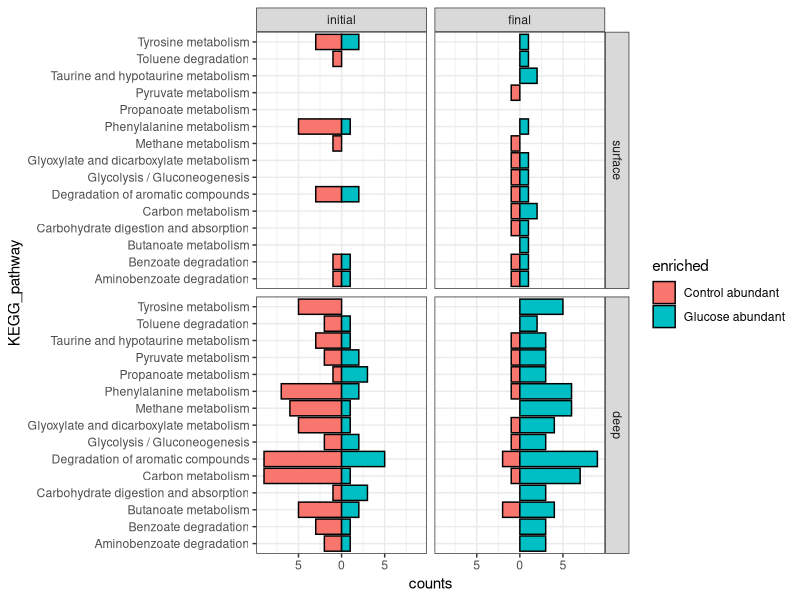
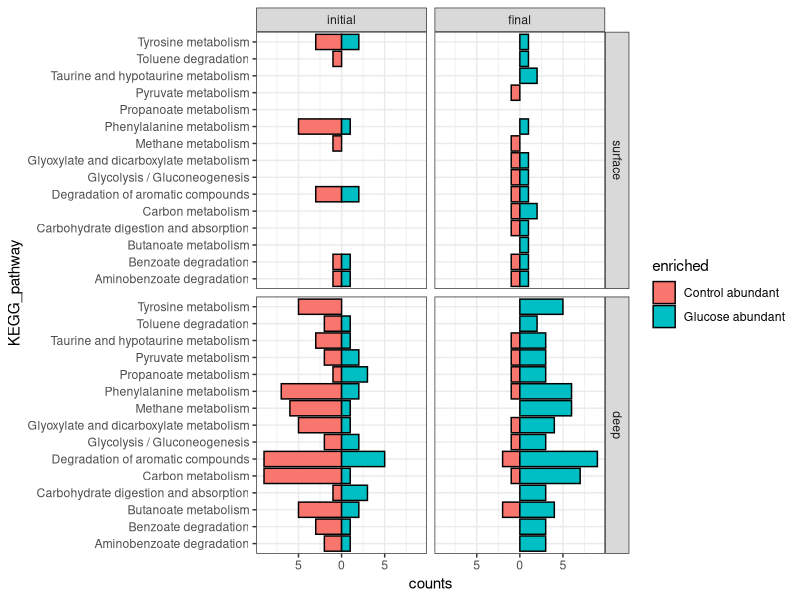

These charts were generated, in order, by the following R code:
# Libraries ----

library(tidyverse)

# Load data ----

da_metabolites <- read_csv('Pathways/differential_temporal_mets.csv') %>% 
  mutate(enriched = ifelse(Log2FC > 0, 'Glucose abundant', 'Control abundant'))

da_sorted <- da_metabolites %>% 
  mutate(location = gsub(".*_","",comparison))

surface_paths_initial <- read_csv('Pathways/surface_kegg_initial.csv') %>% 
  mutate(KEGG_id = str_remove(KEGG_id, 'cpd:')) %>% 
  select(query, KEGG_id, KEGG_pathway) %>% 
  drop_na(KEGG_pathway) %>%
  separate_rows(KEGG_pathway, sep = ';') %>% 
  mutate(group = 'surface_initial')

surface_paths_final <- read_csv('Pathways/surface_kegg_final.csv') %>% 
  mutate(KEGG_id = str_remove(KEGG_id, 'cpd:')) %>% 
  select(query, KEGG_id, KEGG_pathway) %>% 
  drop_na(KEGG_pathway) %>%
  separate_rows(KEGG_pathway, sep = ';') %>% 
  mutate(group = 'surface_final')

deep_paths_initial <- read_csv('Pathways/deep_kegg_initial.csv') %>% 
  mutate(KEGG_id = str_remove(KEGG_id, 'cpd:')) %>% 
  select(query, KEGG_id, KEGG_pathway) %>% 
  drop_na(KEGG_pathway) %>%
  separate_rows(KEGG_pathway, sep = ';') %>% 
  mutate(group = 'deep_initial')

deep_paths_final <- read_csv('Pathways/deep_kegg_final.csv') %>% 
  mutate(KEGG_id = str_remove(KEGG_id, 'cpd:')) %>% 
  select(query, KEGG_id, KEGG_pathway) %>% 
  drop_na(KEGG_pathway) %>%
  separate_rows(KEGG_pathway, sep = ';') %>% 
  mutate(group = 'deep_final')


# Process data ----

da_initial_surface <- da_sorted %>% 
  filter(location == 'surface',
         time == 'initial') %>% 
  left_join(surface_paths_initial, by = c('FeatureID' = 'query')) %>% 
  drop_na(KEGG_pathway) %>%  
  group_by(time,location, enriched) %>% 
  count(KEGG_pathway)


da_final_surface <- da_sorted %>% 
  filter(location == 'surface',
         time == 'final') %>% 
  left_join(surface_paths_final, by = c('FeatureID' = 'query')) %>% 
  drop_na(KEGG_pathway) %>%  
  group_by(time,location, enriched)%>% 
  count(KEGG_pathway)

da_initial_deep <- da_sorted %>% 
  filter(location == 'deep',
         time == 'initial') %>% 
  left_join(deep_paths_initial, by = c('FeatureID' = 'query')) %>% 
  drop_na(KEGG_pathway) %>%  
  group_by(time,location, enriched) %>% 
  count(KEGG_pathway)

da_final_deep <- da_sorted %>% 
  filter(location == 'deep',
         time == 'final') %>% 
  left_join(deep_paths_final, by = c('FeatureID' = 'query')) %>% 
  drop_na(KEGG_pathway) %>%  
  group_by(time,location, enriched)%>% 
  count(KEGG_pathway)


pathway_counts <- rbind(da_initial_surface,
                        da_final_surface,
                        da_initial_deep,
                        da_final_deep) %>% 
  group_by(KEGG_pathway, location, enriched, time) %>% 
  summarise(n = sum(n)) %>% 
  unite(treatment_enrich, location, enriched,  time, sep = '_') %>% 
  pivot_wider(names_from = 'treatment_enrich', values_from = 'n', values_fill = 0)

write_csv(pathway_counts, 'Pathways/all_pathways_compared.csv')

selected_pathways <- read_csv('Pathways/all_pathways_compared_filtered.csv')

selected_pathways_plots <- selected_pathways %>%
  ungroup() %>% 
  pull(KEGG_pathway)


da_pathways_plot <- rbind(da_initial_surface,
                          da_final_surface,
                          da_initial_deep,
                          da_final_deep) %>%
  #separate(comparison, into = c('dataset', 'treatment'), sep = '_') %>% 
  filter(KEGG_pathway %in% selected_pathways_plots) %>% 
  group_by(KEGG_pathway, time, location, enriched) %>% 
  summarise(n = sum(n)) %>% 
  mutate(counts = ifelse(enriched == 'Control abundant', -n, n),
         time = factor(time, levels = c('initial', 'final')),
         location = factor(location, levels = c('surface', 'deep'))) %>% 
  ggplot() +
  geom_col(aes(x = counts,
               y = KEGG_pathway,
               fill = enriched),
           color = 'black') +
  facet_grid(rows = vars(location), cols = vars(time)) +
  scale_x_continuous(labels = abs) +
  theme_bw()

da_pathways_plot  

ggsave('da_pathways_plot.svg', dpi = 300, height = 14, width = 10)

# Extracting metabolites per pathway ----

metabolites_group <- da_sorted %>% 
  unite(group, location, time, enriched, sep = '_') %>% 
  select(-comparison, -Log2FC) 

pathways_group <- rbind(surface_paths_initial,
                        surface_paths_final,
                        deep_paths_initial,
                        deep_paths_final) %>% 
  select(-group) %>% 
  distinct() %>% 
  inner_join(metabolites_group, by = c('query' = 'FeatureID'))

# Function to check ids ----
extract_ids <- function(path){
  
  df <- pathways_group %>% 
    mutate(presence = TRUE) %>% 
    arrange(group) %>% 
    pivot_wider(names_from = group, values_from = 'presence', 
                values_fill = FALSE) %>% 
    filter(KEGG_pathway == path)
    
}

# Individual pathway extraction

aromatic_compounds_degradation <- extract_ids('Degradation of aromatic compounds')
write_csv(aromatic_compounds_degradation, 'Pathways/aromatic_compounds_degradation_hits.csv')

Carbon_metabolism <- extract_ids('Carbon metabolism')
write_csv(Carbon_metabolism, 'Pathways/Carbon_metabolism_hits.csv')

Tyrosine_metabolism <- extract_ids('Tyrosine metabolism')
write_csv(Tyrosine_metabolism, 'Pathways/Tyrosine_metabolism_hits.csv')
